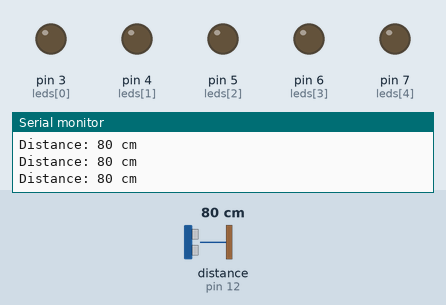
Simulated run of this sketch. Board: Arduino Uno, built with avr-gcc and run on an emulated ATmega328P. On the bench: output pins drawn as LEDs (lit = HIGH), the last lines printed to the serial monitor. Wiring (inferred from the names in the program): ultrasonic range finder: trigger pin 13; echo pin 12. Dashed ring = blinking. The inputs (shaded band) are chosen by the test bench; at power-on: distance to the obstacle (sensor on pin 12) 80 cm. The echo pulse lasts 58.3 µs per cm; pins used as bus, display or sensor lines are not drawn.

Above: at 1.2 s.
1.3 s: distance to the obstacle (sensor on pin 12) set to 23 cm
2.8 s: distance to the obstacle (sensor on pin 12) set to 19 cm
At 3.6 s:
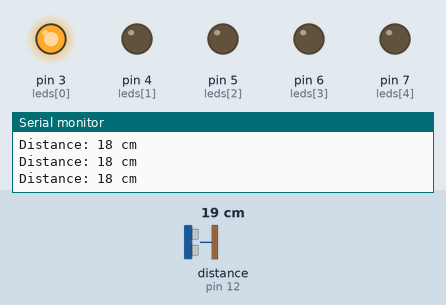
4.3 s: distance to the obstacle (sensor on pin 12) set to 14 cm
At 5.5 s:
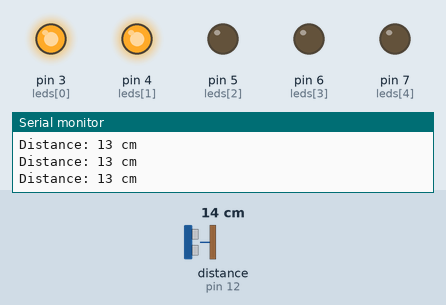
5.8 s: distance to the obstacle (sensor on pin 12) set to 11 cm
At 6.7 s:
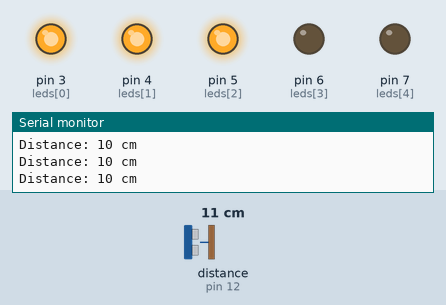
7.3 s: distance to the obstacle (sensor on pin 12) set to 4 cm
At 7.46 s:
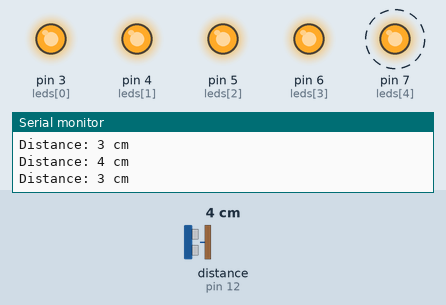
10.3 s: distance to the obstacle (sensor on pin 12) set to 2 cm
At 11.6 s:
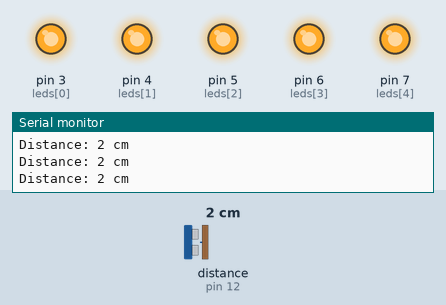
Timing chart, 0 to 12.8 s (numbered marks = the images above; inputs shaded):
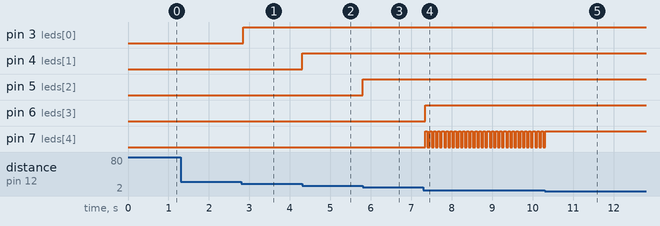

The sketch:

exercise1.ino
```cpp
int trigPin = 13;
int echoPin = 12;
int leds[] = {3, 4, 5, 6, 7};

void setup() {
  Serial.begin(9600);
  pinMode(trigPin, OUTPUT);
  pinMode(echoPin, INPUT);

  for(int i = 0; i < 5; i++) {
    pinMode(leds[i], OUTPUT);
  }
}

void allLedOff() {
  for(int i = 0; i < 5; i++) {
    digitalWrite(leds[i], LOW);
  }
}

void allLedOn() {
  for(int i = 0; i < 5; i++) {
    digitalWrite(leds[i], HIGH);
  }
}

void loop() {
  long duration, distance;
  digitalWrite(trigPin, LOW);
  delayMicroseconds(2);
  digitalWrite(trigPin, HIGH);
  delayMicroseconds(10);
  digitalWrite(trigPin, LOW);
  duration = pulseIn(echoPin, HIGH);
  distance = (duration / 2) / 29.1;

  if(distance <= 0 || distance >= 200) {
    allLedOn(); // Turn on all LEDs
  } else {
    int n = map(distance, 0, 20, 5, 0);

    allLedOff();
    if(n >= 5) n = 5;
    if(n < 0) n = 0;

    for(int i = 0; i < n; i++) {
      digitalWrite(leds[i], HIGH);
    }
  }

  // Display distance
  Serial.print("Distance: ");
  Serial.print(distance);
  Serial.println(" cm");

  delay(50);
}
```

Measured:
- the behaviour switches between 21 and 20 cm on distance to the obstacle (sensor on pin 12) (found by bisection; images 0 and 1)
- the behaviour switches between 17 and 16 cm on distance to the obstacle (sensor on pin 12) (found by bisection; images 1 and 2)
- the behaviour switches between 13 and 12 cm on distance to the obstacle (sensor on pin 12) (found by bisection; images 2 and 3)
- after the input at 2.8 s, pin 3 (leds[0]): LOW → HIGH after 0.05 s
- after the input at 4.3 s, pin 4 (leds[1]): LOW → HIGH at once
- after the input at 5.8 s, pin 5 (leds[2]): LOW → HIGH at once
- after the input at 7.3 s, pin 6 (leds[3]): LOW → HIGH after 0.05 s; pin 7 (leds[4]): alternates HIGH for 0.05 s and LOW for 0.05 s, starting after 0.05 s
- after the input at 10.3 s, pin 7 (leds[4]): goes on until 10.3 s, then stays HIGH
